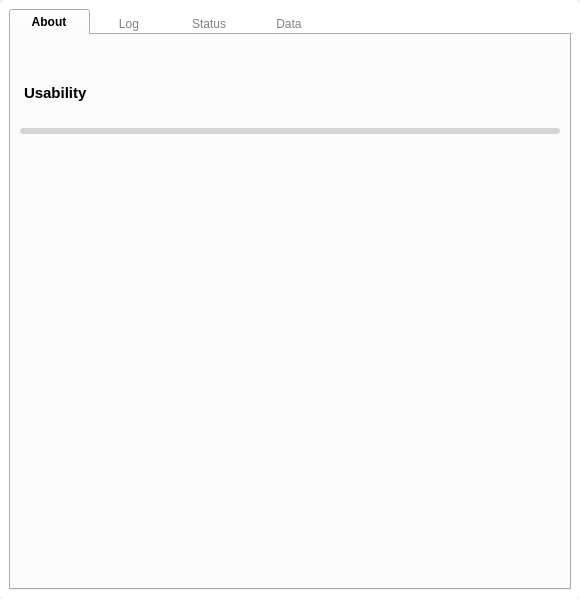
<?xml version="1.0" encoding="UTF-8"?>
<ui version="4.0">
 <class>Form</class>
 <widget class="QWidget" name="Form">
  <property name="windowModality">
   <enum>Qt::NonModal</enum>
  </property>
  <property name="geometry">
   <rect>
    <x>0</x>
    <y>0</y>
    <width>580</width>
    <height>599</height>
   </rect>
  </property>
  <property name="sizePolicy">
   <sizepolicy hsizetype="Expanding" vsizetype="Expanding">
    <horstretch>0</horstretch>
    <verstretch>0</verstretch>
   </sizepolicy>
  </property>
  <property name="maximumSize">
   <size>
    <width>580</width>
    <height>16777215</height>
   </size>
  </property>
  <property name="windowTitle">
   <string>Form</string>
  </property>
  <property name="styleSheet">
   <string notr="true">#frame {
	background-color: white;
	border-radius: 5px;
}

QTabBar::tab {
	width: 80px;
}

QTabBar::tab:selected {
	font-weight: bold;
	
}

QTabBar::tab:!selected {
	color: gray;
	border: none;
}

QTabBar::tab:top:!selected {
    margin-top: 3px;
}

QTabBar::tab:bottom:!selected {
    margin-bottom: 3px;
}

QTabBar::tab:!selected:hover {
    background: lightgray;
}

#about_description {
	margin-bottom: 20px;
}

#log_console {
	background-color: #1b232f;
	border-radius: 5%;
	color: #ebebeb;
	padding: 10px;
}

#client_status, #server_status, #client_data, #server_data {
	border: 1px solid silver;
	background-color: #fff;
}

#client_label, #server_label, #client_label_2, #server_label_2 {
	border: 1px solid silver;
	background-color: #e8e9eb;
	padding: 10px;
}

#connection_note, #data_note {
	border: 1px solid silver;
	border-left: 5px solid #4070f4;
	padding: 10px;
	background-color: #f5f5f5;
}

#usability_title {
	font-size: 11pt;
	font-weight: bold;
	margin-bottom: 20px;
}

#measure_bar {
	min-height: 6px;
    max-height: 6px;
    border-radius: 3px;
	background-color: #d4d4d5;
}

#measure_bar::chunk {
	min-height: 6px;
    max-height: 6px;
    border-radius: 3px;
	background-color: #0b69e5;
}
</string>
  </property>
  <layout class="QVBoxLayout" name="verticalLayout">
   <property name="spacing">
    <number>0</number>
   </property>
   <property name="leftMargin">
    <number>0</number>
   </property>
   <property name="topMargin">
    <number>0</number>
   </property>
   <property name="rightMargin">
    <number>0</number>
   </property>
   <property name="bottomMargin">
    <number>0</number>
   </property>
   <item>
    <widget class="QFrame" name="frame">
     <property name="frameShape">
      <enum>QFrame::StyledPanel</enum>
     </property>
     <property name="frameShadow">
      <enum>QFrame::Raised</enum>
     </property>
     <layout class="QVBoxLayout" name="verticalLayout_5">
      <item>
       <widget class="QTabWidget" name="tabWidget">
        <property name="cursor">
         <cursorShape>ArrowCursor</cursorShape>
        </property>
        <property name="tabShape">
         <enum>QTabWidget::Rounded</enum>
        </property>
        <property name="currentIndex">
         <number>0</number>
        </property>
        <widget class="QWidget" name="about_panel">
         <attribute name="title">
          <string>About</string>
         </attribute>
         <layout class="QVBoxLayout" name="verticalLayout_6">
          <item alignment="Qt::AlignTop">
           <widget class="QLabel" name="about_description">
            <property name="text">
             <string/>
            </property>
            <property name="wordWrap">
             <bool>true</bool>
            </property>
           </widget>
          </item>
          <item>
           <widget class="QLabel" name="usability_title">
            <property name="sizePolicy">
             <sizepolicy hsizetype="Preferred" vsizetype="Maximum">
              <horstretch>0</horstretch>
              <verstretch>0</verstretch>
             </sizepolicy>
            </property>
            <property name="text">
             <string>Usability</string>
            </property>
           </widget>
          </item>
          <item>
           <widget class="QProgressBar" name="measure_bar">
            <property name="value">
             <number>0</number>
            </property>
            <property name="textVisible">
             <bool>false</bool>
            </property>
           </widget>
          </item>
          <item>
           <widget class="QWidget" name="usability_form" native="true">
            <property name="sizePolicy">
             <sizepolicy hsizetype="Preferred" vsizetype="Expanding">
              <horstretch>0</horstretch>
              <verstretch>0</verstretch>
             </sizepolicy>
            </property>
            <layout class="QVBoxLayout" name="verticalLayout_7"/>
           </widget>
          </item>
         </layout>
        </widget>
        <widget class="QWidget" name="log_panel">
         <attribute name="title">
          <string>Log</string>
         </attribute>
         <layout class="QVBoxLayout" name="verticalLayout_2">
          <item>
           <widget class="QPlainTextEdit" name="log_console">
            <property name="sizePolicy">
             <sizepolicy hsizetype="Expanding" vsizetype="Expanding">
              <horstretch>0</horstretch>
              <verstretch>0</verstretch>
             </sizepolicy>
            </property>
            <property name="frameShape">
             <enum>QFrame::NoFrame</enum>
            </property>
            <property name="frameShadow">
             <enum>QFrame::Plain</enum>
            </property>
            <property name="readOnly">
             <bool>true</bool>
            </property>
           </widget>
          </item>
         </layout>
        </widget>
        <widget class="QWidget" name="status_panel">
         <attribute name="title">
          <string>Status</string>
         </attribute>
         <layout class="QVBoxLayout" name="verticalLayout_3">
          <item>
           <widget class="QWidget" name="client_status" native="true">
            <layout class="QVBoxLayout" name="verticalLayout_9">
             <property name="spacing">
              <number>0</number>
             </property>
             <property name="leftMargin">
              <number>0</number>
             </property>
             <property name="topMargin">
              <number>0</number>
             </property>
             <property name="rightMargin">
              <number>0</number>
             </property>
             <property name="bottomMargin">
              <number>0</number>
             </property>
             <item>
              <widget class="QLabel" name="client_label">
               <property name="sizePolicy">
                <sizepolicy hsizetype="Preferred" vsizetype="Maximum">
                 <horstretch>0</horstretch>
                 <verstretch>0</verstretch>
                </sizepolicy>
               </property>
               <property name="styleSheet">
                <string notr="true">font-size: 11pt;</string>
               </property>
               <property name="text">
                <string>Client</string>
               </property>
              </widget>
             </item>
             <item>
              <layout class="QGridLayout" name="gridLayout">
               <property name="leftMargin">
                <number>20</number>
               </property>
               <property name="topMargin">
                <number>10</number>
               </property>
               <property name="bottomMargin">
                <number>10</number>
               </property>
               <property name="horizontalSpacing">
                <number>10</number>
               </property>
               <property name="verticalSpacing">
                <number>20</number>
               </property>
               <item row="1" column="0">
                <widget class="QLabel" name="label_5">
                 <property name="maximumSize">
                  <size>
                   <width>180</width>
                   <height>16777215</height>
                  </size>
                 </property>
                 <property name="text">
                  <string>Request</string>
                 </property>
                </widget>
               </item>
               <item row="0" column="0">
                <widget class="QLabel" name="label">
                 <property name="maximumSize">
                  <size>
                   <width>180</width>
                   <height>16777215</height>
                  </size>
                 </property>
                 <property name="text">
                  <string>Connection</string>
                 </property>
                </widget>
               </item>
               <item row="0" column="1">
                <widget class="QLabel" name="label_2">
                 <property name="text">
                  <string>Established</string>
                 </property>
                </widget>
               </item>
               <item row="1" column="1">
                <widget class="QLabel" name="request_status">
                 <property name="text">
                  <string>NULL</string>
                 </property>
                </widget>
               </item>
               <item row="2" column="0">
                <widget class="QLabel" name="label_7">
                 <property name="maximumSize">
                  <size>
                   <width>180</width>
                   <height>16777215</height>
                  </size>
                 </property>
                 <property name="text">
                  <string>Timestamp</string>
                 </property>
                </widget>
               </item>
               <item row="2" column="1">
                <widget class="QLabel" name="timestamp_status">
                 <property name="text">
                  <string>NULL</string>
                 </property>
                </widget>
               </item>
              </layout>
             </item>
            </layout>
           </widget>
          </item>
          <item>
           <widget class="QWidget" name="server_status" native="true">
            <layout class="QVBoxLayout" name="verticalLayout_10">
             <property name="spacing">
              <number>0</number>
             </property>
             <property name="leftMargin">
              <number>0</number>
             </property>
             <property name="topMargin">
              <number>0</number>
             </property>
             <property name="rightMargin">
              <number>0</number>
             </property>
             <property name="bottomMargin">
              <number>0</number>
             </property>
             <item>
              <widget class="QLabel" name="server_label">
               <property name="sizePolicy">
                <sizepolicy hsizetype="Preferred" vsizetype="Maximum">
                 <horstretch>0</horstretch>
                 <verstretch>0</verstretch>
                </sizepolicy>
               </property>
               <property name="styleSheet">
                <string notr="true">font-size: 11pt;</string>
               </property>
               <property name="text">
                <string>Server</string>
               </property>
              </widget>
             </item>
             <item>
              <layout class="QGridLayout" name="gridLayout_2" rowstretch="0,0,0">
               <property name="leftMargin">
                <number>20</number>
               </property>
               <property name="topMargin">
                <number>10</number>
               </property>
               <property name="bottomMargin">
                <number>10</number>
               </property>
               <property name="horizontalSpacing">
                <number>10</number>
               </property>
               <property name="verticalSpacing">
                <number>20</number>
               </property>
               <item row="2" column="1">
                <widget class="QLabel" name="response_status">
                 <property name="text">
                  <string>NULL</string>
                 </property>
                </widget>
               </item>
               <item row="0" column="0">
                <widget class="QLabel" name="label_9">
                 <property name="maximumSize">
                  <size>
                   <width>180</width>
                   <height>16777215</height>
                  </size>
                 </property>
                 <property name="text">
                  <string>Status</string>
                 </property>
                </widget>
               </item>
               <item row="2" column="0">
                <widget class="QLabel" name="label_11">
                 <property name="maximumSize">
                  <size>
                   <width>180</width>
                   <height>16777215</height>
                  </size>
                 </property>
                 <property name="text">
                  <string>Response</string>
                 </property>
                </widget>
               </item>
               <item row="0" column="1">
                <widget class="QLabel" name="server_status_message">
                 <property name="text">
                  <string>OK</string>
                 </property>
                </widget>
               </item>
               <item row="1" column="0">
                <widget class="QLabel" name="label_13">
                 <property name="maximumSize">
                  <size>
                   <width>180</width>
                   <height>16777215</height>
                  </size>
                 </property>
                 <property name="text">
                  <string>Status Code</string>
                 </property>
                </widget>
               </item>
               <item row="1" column="1">
                <widget class="QLabel" name="server_status_code">
                 <property name="text">
                  <string>200</string>
                 </property>
                </widget>
               </item>
              </layout>
             </item>
            </layout>
           </widget>
          </item>
          <item>
           <widget class="QScrollArea" name="scrollArea_3">
            <property name="frameShape">
             <enum>QFrame::NoFrame</enum>
            </property>
            <property name="widgetResizable">
             <bool>true</bool>
            </property>
            <widget class="QWidget" name="scrollAreaWidgetContents">
             <property name="geometry">
              <rect>
               <x>0</x>
               <y>0</y>
               <width>509</width>
               <height>250</height>
              </rect>
             </property>
             <layout class="QVBoxLayout" name="verticalLayout_15">
              <property name="spacing">
               <number>0</number>
              </property>
              <property name="leftMargin">
               <number>0</number>
              </property>
              <property name="topMargin">
               <number>0</number>
              </property>
              <property name="rightMargin">
               <number>0</number>
              </property>
              <property name="bottomMargin">
               <number>0</number>
              </property>
              <item>
               <widget class="QLabel" name="connection_note">
                <property name="sizePolicy">
                 <sizepolicy hsizetype="Preferred" vsizetype="Expanding">
                  <horstretch>0</horstretch>
                  <verstretch>0</verstretch>
                 </sizepolicy>
                </property>
                <property name="text">
                 <string>&lt;p&gt;&lt;b&gt;Eavesdropping Attacks&lt;/b&gt;: In an eavesdropping attack, an attacker passively listens to the communication between two parties to gather sensitive information. This is why encryption is important in secure communication.&lt;/p&gt;

&lt;p&gt;&lt;b&gt;Replay Attacks&lt;/b&gt;: In a replay attack, an attacker intercepts the data and retransmits it later. This can be prevented by using time-stamped tokens or one-time passwords.&lt;/p&gt;

&lt;p&gt;&lt;b&gt;Session Hijacking&lt;/b&gt;: In a session hijacking attack, an attacker takes over a session between a client and server after the user has successfully authenticated. This allows the attacker to do anything the user can do on their account.&lt;/p&gt;

&lt;p&gt;&lt;b&gt;IP Spoofing&lt;/b&gt;: In an IP spoofing attack, an attacker sends messages to a computer with an IP address indicating that the message is coming from a trusted host. This can be used to gain unauthorised access to a machine.&lt;/p&gt;</string>
                </property>
                <property name="wordWrap">
                 <bool>true</bool>
                </property>
               </widget>
              </item>
             </layout>
            </widget>
           </widget>
          </item>
         </layout>
        </widget>
        <widget class="QWidget" name="data_panel">
         <attribute name="title">
          <string>Data</string>
         </attribute>
         <layout class="QVBoxLayout" name="verticalLayout_4">
          <item>
           <widget class="QWidget" name="client_data" native="true">
            <layout class="QVBoxLayout" name="layout_2">
             <property name="spacing">
              <number>0</number>
             </property>
             <property name="leftMargin">
              <number>0</number>
             </property>
             <property name="topMargin">
              <number>0</number>
             </property>
             <property name="rightMargin">
              <number>0</number>
             </property>
             <property name="bottomMargin">
              <number>0</number>
             </property>
             <item>
              <widget class="QLabel" name="client_label_2">
               <property name="sizePolicy">
                <sizepolicy hsizetype="Preferred" vsizetype="Maximum">
                 <horstretch>0</horstretch>
                 <verstretch>0</verstretch>
                </sizepolicy>
               </property>
               <property name="styleSheet">
                <string notr="true">font-size: 11pt;</string>
               </property>
               <property name="text">
                <string>Client</string>
               </property>
              </widget>
             </item>
             <item>
              <layout class="QGridLayout" name="client_data_layout">
               <property name="leftMargin">
                <number>20</number>
               </property>
               <property name="topMargin">
                <number>10</number>
               </property>
               <property name="bottomMargin">
                <number>10</number>
               </property>
               <property name="spacing">
                <number>20</number>
               </property>
              </layout>
             </item>
            </layout>
           </widget>
          </item>
          <item>
           <widget class="QWidget" name="server_data" native="true">
            <layout class="QVBoxLayout" name="verticalLayout_11">
             <property name="spacing">
              <number>0</number>
             </property>
             <property name="leftMargin">
              <number>0</number>
             </property>
             <property name="topMargin">
              <number>0</number>
             </property>
             <property name="rightMargin">
              <number>0</number>
             </property>
             <property name="bottomMargin">
              <number>0</number>
             </property>
             <item>
              <widget class="QLabel" name="server_label_2">
               <property name="sizePolicy">
                <sizepolicy hsizetype="Preferred" vsizetype="Maximum">
                 <horstretch>0</horstretch>
                 <verstretch>0</verstretch>
                </sizepolicy>
               </property>
               <property name="styleSheet">
                <string notr="true">font-size: 11pt;</string>
               </property>
               <property name="text">
                <string>Server</string>
               </property>
              </widget>
             </item>
             <item>
              <layout class="QGridLayout" name="server_data_layout" rowstretch="0">
               <property name="leftMargin">
                <number>20</number>
               </property>
               <property name="topMargin">
                <number>10</number>
               </property>
               <property name="bottomMargin">
                <number>10</number>
               </property>
               <property name="spacing">
                <number>20</number>
               </property>
              </layout>
             </item>
            </layout>
           </widget>
          </item>
          <item>
           <widget class="QWidget" name="data_note_container" native="true">
            <property name="sizePolicy">
             <sizepolicy hsizetype="Preferred" vsizetype="Expanding">
              <horstretch>0</horstretch>
              <verstretch>0</verstretch>
             </sizepolicy>
            </property>
            <layout class="QVBoxLayout" name="verticalLayout_12">
             <property name="spacing">
              <number>11</number>
             </property>
             <property name="leftMargin">
              <number>0</number>
             </property>
             <property name="topMargin">
              <number>11</number>
             </property>
             <property name="rightMargin">
              <number>0</number>
             </property>
             <property name="bottomMargin">
              <number>0</number>
             </property>
             <item>
              <widget class="QScrollArea" name="scrollArea_4">
               <property name="frameShape">
                <enum>QFrame::NoFrame</enum>
               </property>
               <property name="widgetResizable">
                <bool>true</bool>
               </property>
               <widget class="QWidget" name="scrollAreaWidgetContents_2">
                <property name="geometry">
                 <rect>
                  <x>0</x>
                  <y>0</y>
                  <width>530</width>
                  <height>373</height>
                 </rect>
                </property>
                <layout class="QVBoxLayout" name="verticalLayout_16">
                 <property name="spacing">
                  <number>0</number>
                 </property>
                 <property name="leftMargin">
                  <number>0</number>
                 </property>
                 <property name="topMargin">
                  <number>0</number>
                 </property>
                 <property name="rightMargin">
                  <number>0</number>
                 </property>
                 <property name="bottomMargin">
                  <number>0</number>
                 </property>
                 <item>
                  <widget class="QLabel" name="data_note">
                   <property name="text">
                    <string/>
                   </property>
                   <property name="wordWrap">
                    <bool>true</bool>
                   </property>
                  </widget>
                 </item>
                </layout>
               </widget>
              </widget>
             </item>
            </layout>
           </widget>
          </item>
         </layout>
        </widget>
       </widget>
      </item>
     </layout>
    </widget>
   </item>
  </layout>
 </widget>
 <resources/>
 <connections/>
</ui>
